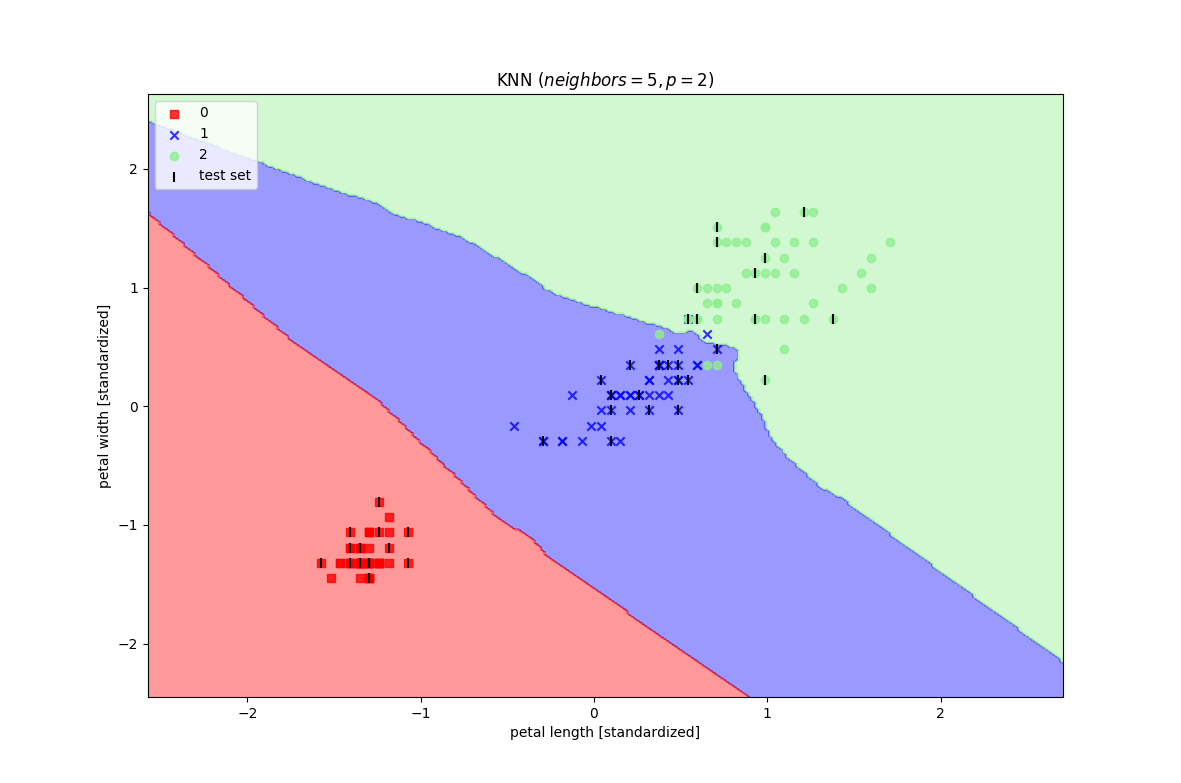

The Python source for this figure:
from sklearn.neighbors import KNeighborsClassifier
import numpy as np
import matplotlib.pyplot as plt
from Util import plot_decision_regions
from IrisData import getIrisData

X_train_std, X_test_std, X_combined_std, y_train, y_test, y_combined = getIrisData()

nb = 5
p = 2

knn = KNeighborsClassifier(n_neighbors=nb, p=p, metric='minkowski')

knn.fit(X_train_std, y_train)

plot_decision_regions(X_combined_std, y_combined,
                      classifier=knn, test_idx=range(105, 150))

plt.xlabel('petal length [standardized]')
plt.ylabel('petal width [standardized]')
plt.title("KNN ($neighbors=%d,p=%d $)" % (nb, p))
plt.legend(loc='upper left')

plt.show()
